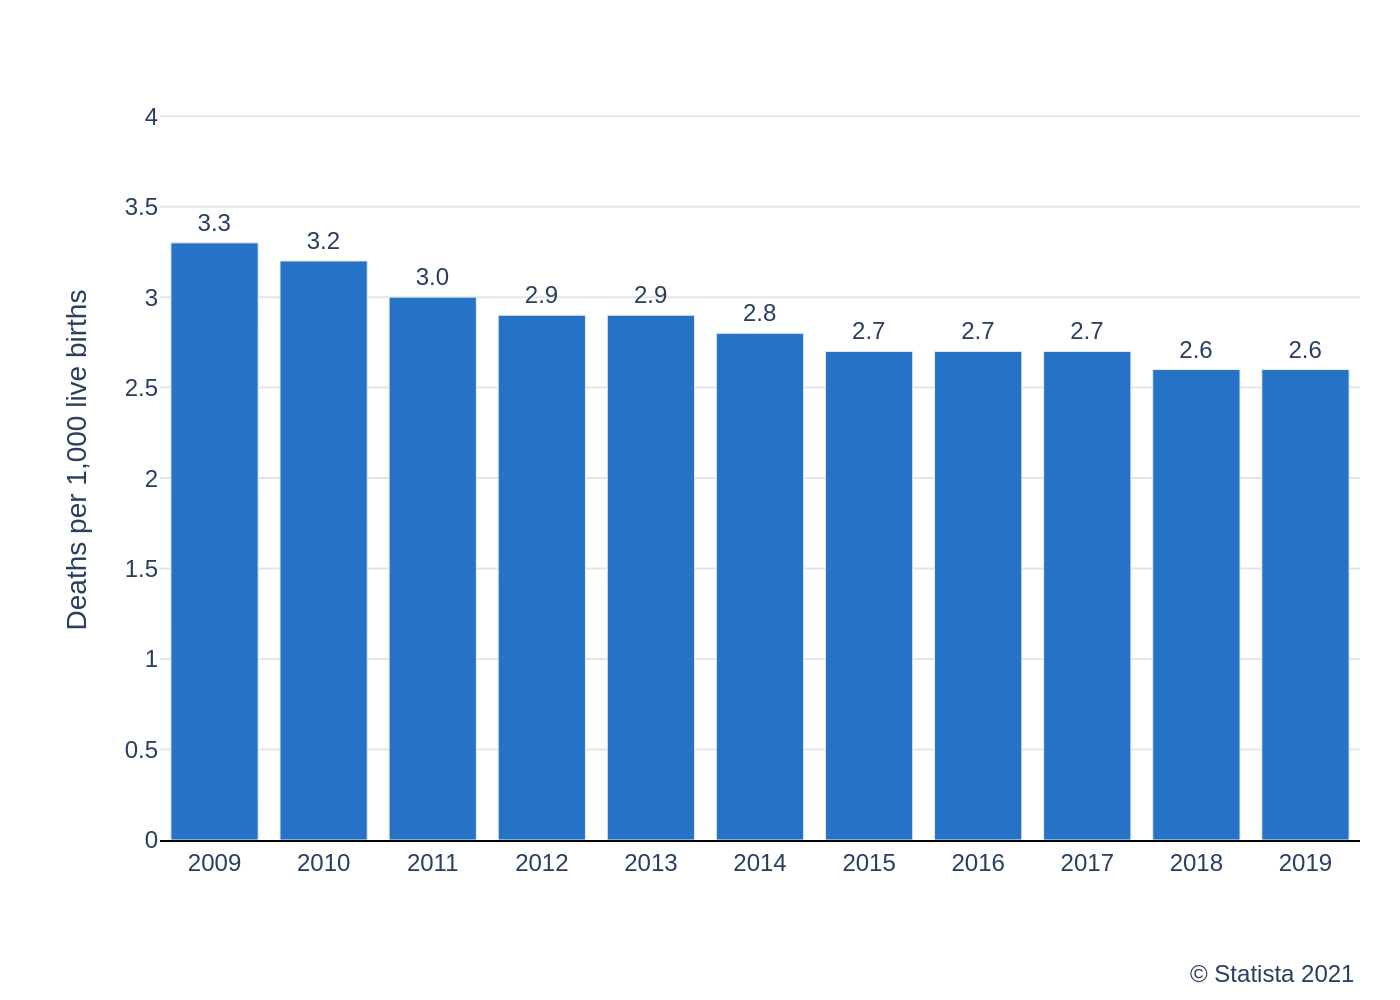

Recreate this plot in Python.
import sys
import json
import os
import plotly.graph_objects as go

if len(sys.argv) != 2:
    print(f"Usage: python {os.path.basename(__file__)} <json_file_path>")
    sys.exit(1)

json_path = sys.argv[1]

with open(json_path, 'r', encoding='utf-8') as f:
    config = json.load(f)

chart_data = config['chart_data']
texts = config['texts']
colors = config['colors']

categories = [item['category'] for item in chart_data]
values = [item['value'] for item in chart_data]

fig = go.Figure()

fig.add_trace(go.Bar(
    x=categories,
    y=values,
    marker_color=colors[0],
    text=values,
    textposition='outside',
    cliponaxis=False,
    texttemplate='%{text:.1f}'
))

fig.update_layout(
    font=dict(
        family="Arial",
        size=12
    ),
    plot_bgcolor='white',
    showlegend=False,
    margin=dict(l=80, r=20, t=40, b=80),
    xaxis=dict(
        title_text=texts['x_axis_title'],
        showgrid=False,
        showline=True,
        linecolor='black',
        tickfont=dict(size=12)
    ),
    yaxis=dict(
        title_text=texts['y_axis_title'],
        range=[0, 4.2],
        gridcolor='#E5E5E5',
        showline=False,
        tickfont=dict(size=12)
    ),
    annotations=[
        dict(
            xref="paper",
            yref="paper",
            x=1.0,
            y=-0.2,
            text=texts['source'],
            showarrow=False,
            xanchor='right',
            yanchor='bottom',
            align='right',
            font=dict(size=12)
        )
    ]
)

fig.update_traces(textfont_size=12)

base_filename = os.path.splitext(os.path.basename(json_path))[0]
output_filename = f"{base_filename}.png"

fig.write_image(output_filename, scale=2)

print(f"Chart saved to {output_filename}")
